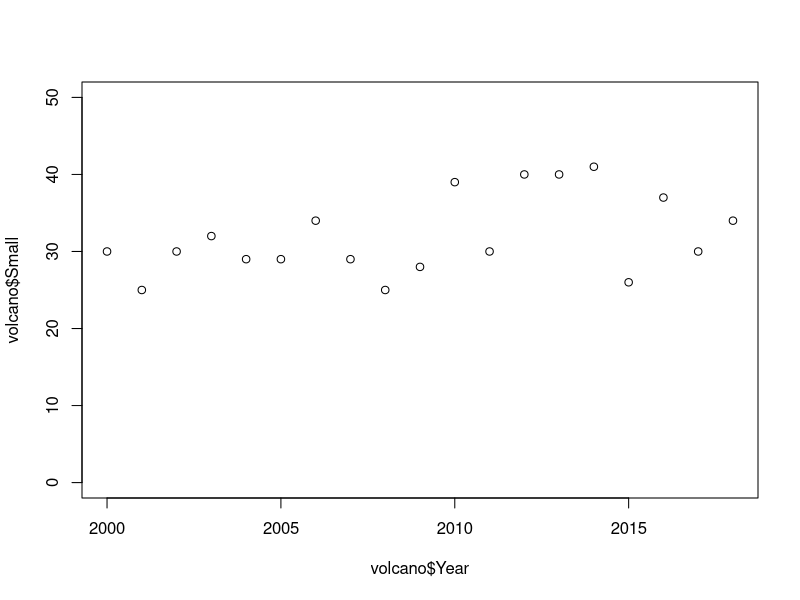
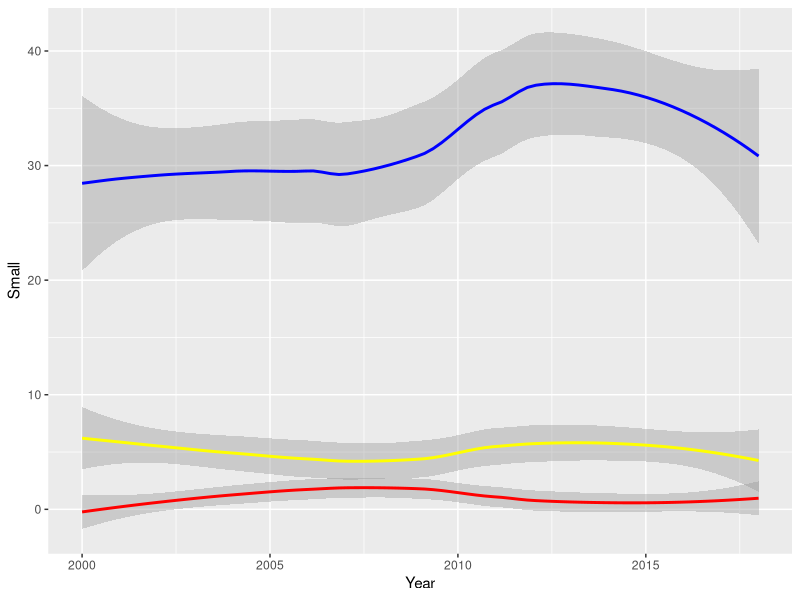
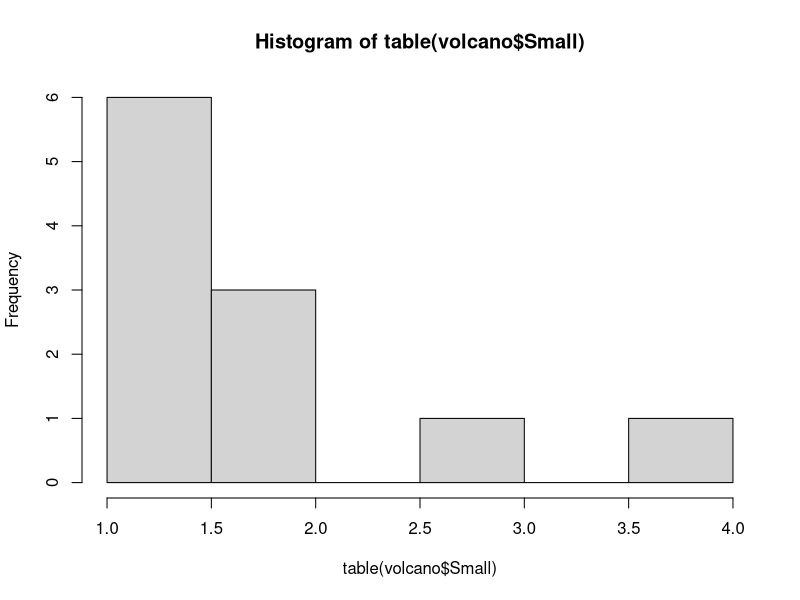
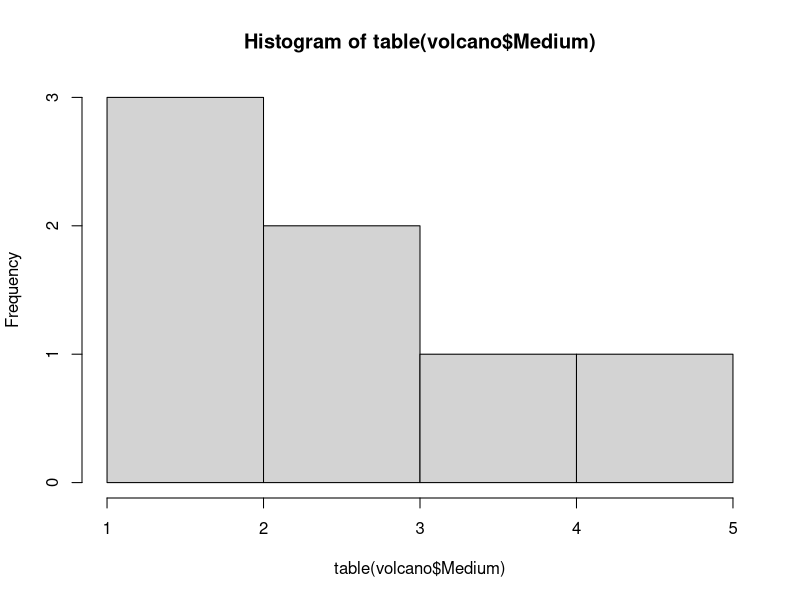
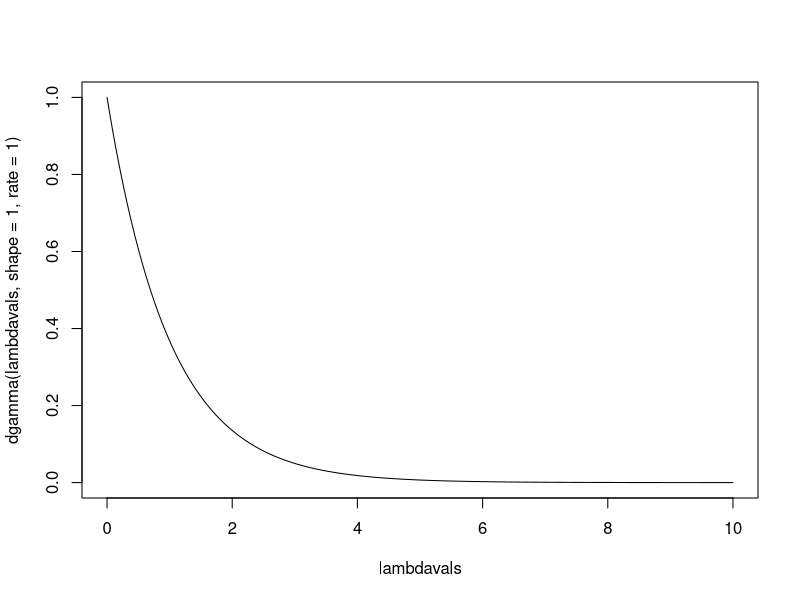
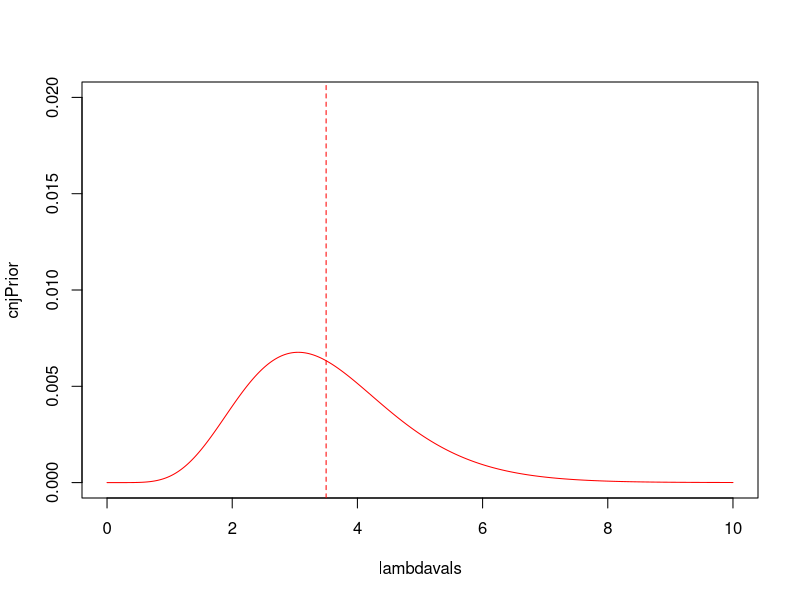
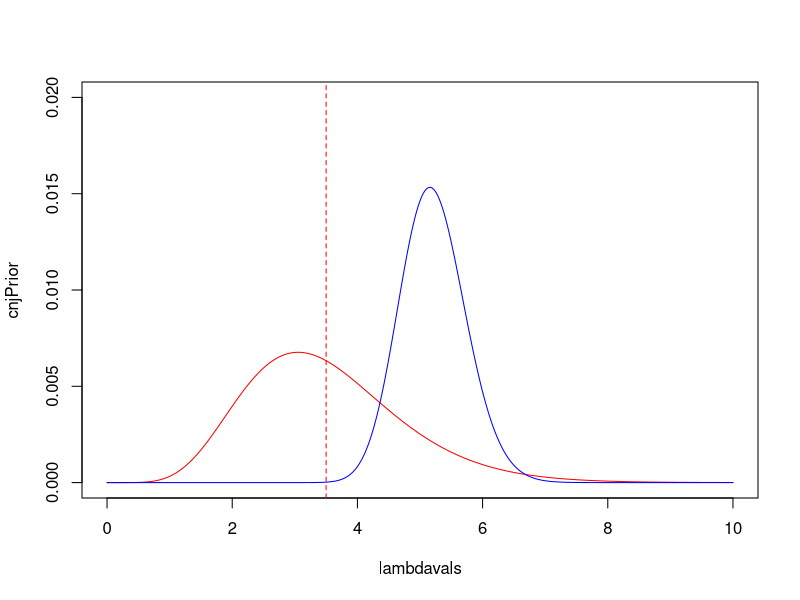

These figures' R source, in order:
library(ggplot2)

#1.1
volcano <- data.frame(Year = 2000:2018, 
                      Small = c(30, 25, 30, 32, 29, 29, 34, 29, 25, 28, 39, 30, 
                                40, 40, 41, 26, 37, 30, 34), 
                      Medium = c(6, 6, 5, 5, 8, 4, 3, 3, 7, 2, 6, 6, 4, 7, 7, 
                                 5, 4, 6, 4),
                      Large = c(0, 0, 0, 2, 1, 1, 1, 3, 2, 1, 3, 0, 1, 0, 1, 
                                0, 2, 0, 1))

#1.2
plot(volcano$Year, volcano$Small, ylim=c(0,50))

ggplot(data=volcano, aes(y=Small, x=Year))+
  geom_smooth(aes(y=Small, x=Year), col='blue')+
  geom_smooth(aes(y=Medium, x=Year), col='yellow')+
  geom_smooth(aes(y=Large, x=Year), col='red')

#1.3
hist(table(volcano$Small))
hist(table(volcano$Medium))

#2.1
lambdavals=seq(from=0, to=10, length.out=500)

plot(lambdavals, dgamma(lambdavals, shape = 1, rate = 1), type='l')

#2.2

#for gamma 1,1
#e(lambda)=1
#sd(lambda)=1

#expert
#E(lambda)=3.5
#sd(lambda)=1.25

#prior
#a=7.84
#b=2.24


cnjPrior <- dgamma(lambdavals, shape = 7.84, rate = 2.24)
cnjPrior <- cnjPrior/sum(cnjPrior)

plot(lambdavals, cnjPrior, ylim=c(0,0.02), type='l', col='red')
abline(v=3.5, col='red', lty=2)

#2.3
prior_CI <- c(qgamma(0.025, shape = 7.84, rate = 2.24), qgamma(0.975, shape = 7.84, rate = 2.24))
print(prior_CI)

#2.4
poisLike <- function(l){
  vals <- dpois(lambda=l, volcano$Medium)
  return(prod(vals))
}



#2.5
like<-sapply(lambdavals,poisLike)
like<- like/sum(like)

plot(lambdavals, cnjPrior, ylim=c(0,0.02), type='l', col='red')
abline(v=3.5, col='red', lty=2)
points(lambdavals, like, type='l', col='blue')
abline(v=, col='blue', lty=2)
